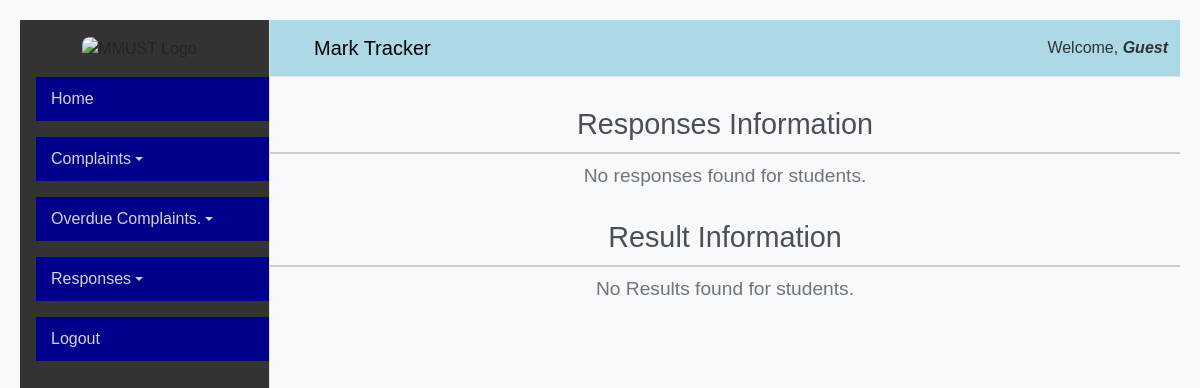
Before: /student-responses/ (signed in) with the older database file.
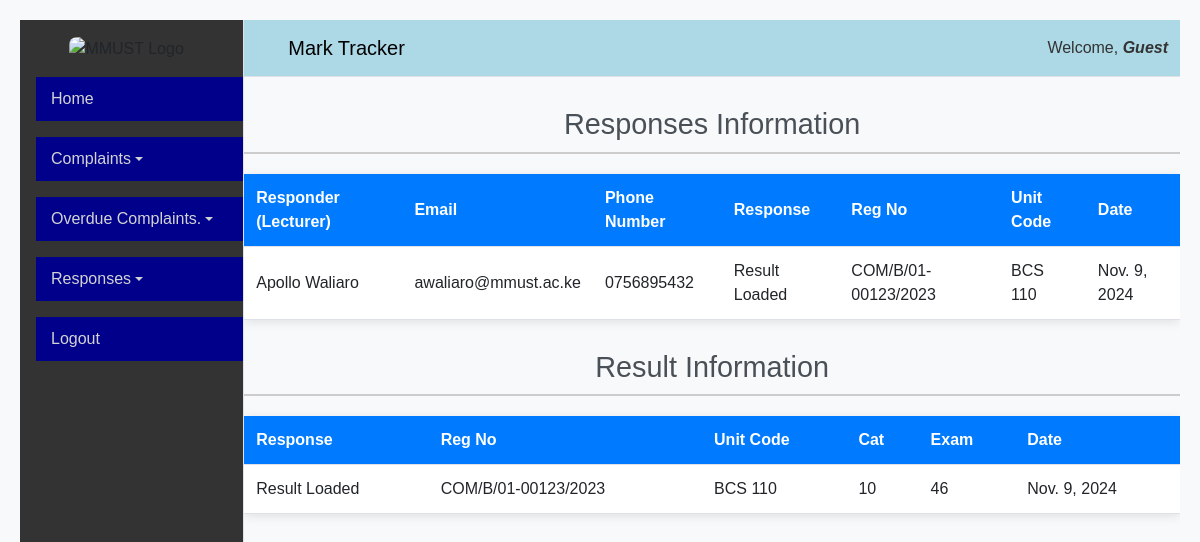
After: the same page with the newer database file.
### complaints/models.py (models this page shows, shortened)
class Response(models.Model):
    response_code = models.CharField(max_length=100, primary_key=True)
    responder = models.ForeignKey(Lecturer, on_delete=models.CASCADE)
    response = models.CharField(
        max_length=100,
        choices=[
            ('No Result', 'No Result'),
            ('No CAT Mark', 'No CAT Mark'),
            ('No Exam Mark', 'No Exam Mark'),
            ('Result Loaded', 'Result Loaded')
        ],
        help_text="Select a response"
    )
    reg_no = models.ForeignKey(Student, on_delete=models.CASCADE)
    unit_code = models.ForeignKey(Unit, on_delete=models.CASCADE)
    cat = models.CharField(max_length=3, default='-', help_text="Enter Cat Mark or -")  # Now non-nullable with default
    exam = models.CharField(max_length=3, default='-', help_text="Enter Exam Mark or -")  # Required field
    date = models.DateField(default=timezone.now)
    class Meta:
        constraints = [
            models.UniqueConstraint(
                fields=['reg_no', 'unit_code'],
                name='unique_response_per_student_unit'
            )
        ]

class Lecturer(models.Model):
    lec_no = models.CharField(primary_key=True, unique=True, max_length=20, help_text="Please Enter Lecturer Number")
    email_address = models.EmailField(max_length=200, help_text="Please Enter Lecturer Email Address")
    username = models.EmailField(unique=True, max_length=200, help_text="Enter a valid Username")
    first_name = models.CharField(max_length=200, help_text="Please Enter Student First Name")
    last_name = models.CharField(max_length=200, help_text="Please Enter Student Last Name")
    phone_number = models.CharField(max_length=13, validators=[validate_kenyan_phone_number], help_text="Enter phone number in the format 0798073204 or +254798073404")
    role = models.CharField(max_length=50, choices=[('Member', 'Member'), ('Exam Officer', 'Exam Officer'), ('COD', 'COD')])
    dep_code = models.ForeignKey(Department, on_delete=models.CASCADE)

class Student(models.Model):
    reg_no = models.CharField(primary_key=True, unique=True, max_length=200, validators=[validate_reg_no], help_text="Please Enter Student Registration Number")
    username = models.CharField(unique=True, max_length=200, help_text="Enter a valid Username")
    first_name = models.CharField(max_length=200, help_text="Please Enter Student First Name")
    last_name = models.CharField(max_length=200, help_text="Please Enter Student Last Name")
    email_address = models.EmailField(max_length=200, help_text="Please Enter Student Email Address")
    phone_number = models.CharField(max_length=13, validators=[validate_kenyan_phone_number], help_text="Enter phone number in the format 0798073204 or +254798073404")
    course_code = models.ForeignKey(Course, on_delete=models.CASCADE)

class Unit(models.Model):
    unit_code = models.CharField(primary_key=True, unique=True, max_length=20, help_text="Please Enter Unit Code")
    unit_name = models.CharField(max_length=200, help_text="Please Enter Unit Name")

### complaints/views.py (the view)
# urls.py: path('student-responses/', StudentResponsesView.as_view(), name='student-responses'),
class StudentResponsesView(View):
    def get(self, request):
        username = request.session.get('username')
        if not username:
            return redirect('login')  # Redirect to login if username is not in session
        try:
            cod_lecturer = Lecturer.objects.get(username=username)
            department_code = cod_lecturer.dep_code
            student_responses = Response.objects.filter(
                reg_no__course_code__dep_code=department_code
            ).select_related('reg_no', 'responder', 'unit_code')
            context = {
                'student_responses': student_responses,
            }
            return render(request, 'student_responses.html', context)
        except Lecturer.DoesNotExist:
            return render(request, 'student_responses.html', {'error': 'Lecturer not found.'})

### complaints/templates/student_responses.html (shortened to what this page needs)
{% extends 'cod_base_dashboard.html' %}
{% block content %}
    <h2>Responses Information</h2>
    {% if student_responses %}
        <table>
            <thead>
                <tr>
                    <th>Responder (Lecturer)</th>
                    <th>Email</th>
                    <th>Phone Number</th>
                    <th>Response</th>
                    <th>Reg No</th>
                    <th>Unit Code</th>
                    <th>Date</th>
                </tr>
            </thead>
            <tbody>
                {% for response in student_responses %}
                    <tr>
                        <td>{{ response.responder.first_name }} {{ response.responder.last_name }}</td>
                        <td>{{ response.responder.email_address }}</td>
                        <td>{{ response.responder.phone_number }}</td>
                        <td>{{ response.response }}</td>
                        <td>{{ response.reg_no.reg_no }}</td>
                        <td>{{ response.unit_code.unit_code }}</td>
                        <td>{{ response.date }}</td>
                    </tr>
                {% endfor %}
            </tbody>
        </table>
    {% else %}
        <p>No responses found for students.</p>
    {% endif %}
    <h2>Result Information</h2>
    {% if student_responses %}
        <table>
            <thead>
                <tr>
                    <th>Response</th>
                    <th>Reg No</th>
                    <th>Unit Code</th>
                    <th>Cat</th>
                    <th>Exam</th>
                    <th>Date</th>
                </tr>
            </thead>
            <tbody>
                {% for response in student_responses %}
                    <tr>
                        <td>{{ response.response }}</td>
                        <td>{{ response.reg_no.reg_no }}</td>
                        <td>{{ response.unit_code.unit_code }}</td>
                        <td>{{ response.cat }}</td>
                        <td>{{ response.exam }}</td>
                        <td>{{ response.date }}</td>
                    </tr>
                {% endfor %}
            </tbody>
        </table>
    {% else %}
        <p>No Results found for students.</p>
    {% endif %}
    {% endblock %}

Changed rows visible on the page:
added Response: responder.first_name "Apollo", responder.last_name "Waliaro", responder.email_address "awaliaro@mmust.ac.ke", responder.phone_number "0756895432", response "Result Loaded", reg_no.reg_no "COM/B/01-00123/2023", unit_code.unit_code "BCS 110", date "Nov. 9, 2024", cat "10", exam "46"
Other visible differences:
text no longer shown: "No responses found for students. No Results found for students."
text now shown: "Responder (Lecturer) Email Phone Number Response Reg No Unit Code Date Response Reg No Unit Code Cat Exam Date"
